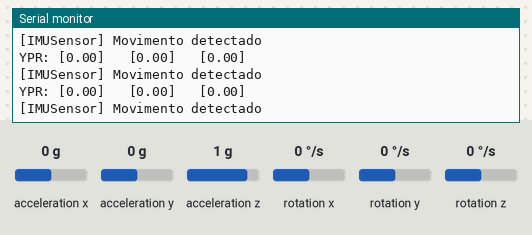
The program below on a simulated ESP32. Parts: the last lines printed to the serial monitor. The inputs (shaded band) are chosen by the test bench; at power-on: acceleration x 0 g, acceleration z 1 g, acceleration y 0 g, rotation z 0 °/s, rotation x 0 °/s, rotation y 0 °/s.

Above: at 1.7 s.
1.8 s: acceleration x set to -1.4 g
At 3.26 s:
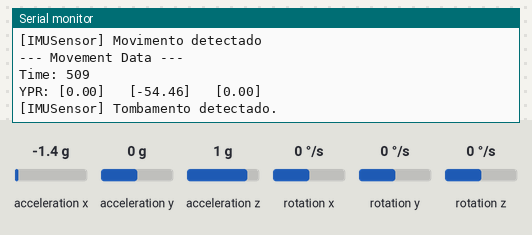
3.8 s: acceleration z set to -1.4 g
At 4.02 s:
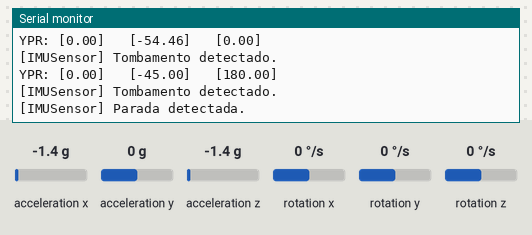
5.5 s: acceleration y set to -1.4 g
At 6.33 s:
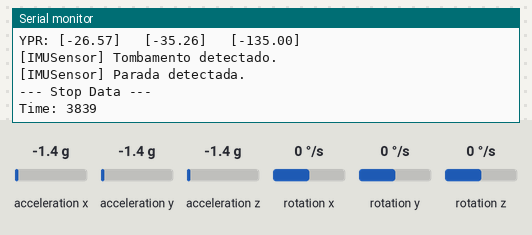
7.6 s: rotation z set to -192 °/s
At 7.61 s:
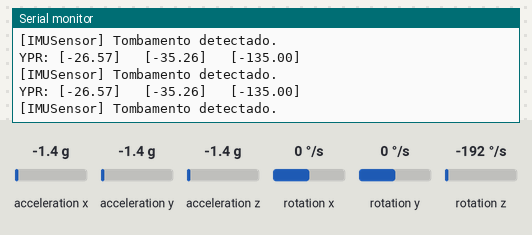
Timing chart, 0 to 10.1 s (numbered marks = the images above; inputs shaded):
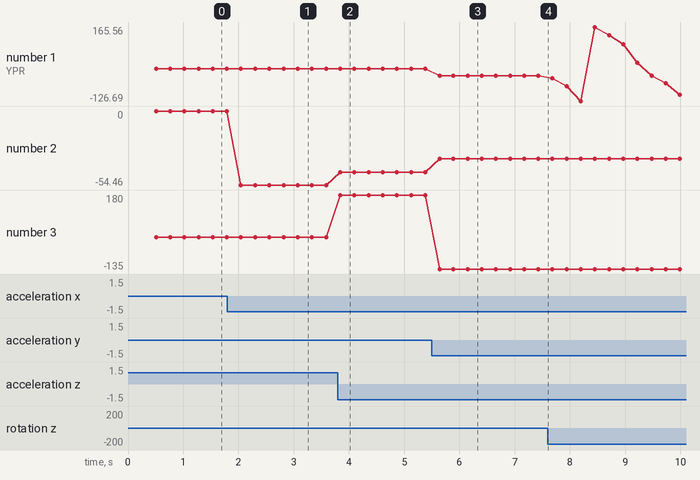

Measured:
- after the input at 1.8 s, the serial monitor: prints a new line after 0.24 s (image 1)
- after the input at 3.8 s, the serial monitor: prints a new line at once (image 2)
- after the input at 5.5 s, the serial monitor: prints a new line after 0.14 s (image 3)
- plotted number 1: 0 → -26.57 after the input at 5.5 s, -26.57 → -101.8 after the input at 7.6 s
- plotted number 2: 0 → -54.46 after the input at 1.8 s, -54.46 → -45 after the input at 3.8 s, -45 → -35.26 after the input at 5.5 s
- plotted number 3: 0 → 180 after the input at 3.8 s, 180 → -135 after the input at 5.5 s

The program:

main.cpp
```cpp
// (licence header left out)
#include "IMUSensorLib.h"
#include "Watcher.h"

IMUSensor *imu;

void setup()
{
    Serial.begin(115200);

    WatcherClass* watcher = new WatcherClass();

    // Configurando sensibilidade das detecções.
    IMUTippingSettings_t tippingSettings;
    tippingSettings.MinimumSamples = 25;
    tippingSettings.TippingStartThreshold = 140;

    IMUMovementSettings_t movementSettings;
    movementSettings.MinimumSamples = 10;
    movementSettings.StartThreshold = 0.7;

    IMUStopSettings_t stopSettings;
    stopSettings.MinimumSamples = 10;
    stopSettings.StartThreshold = 0.7;

    // Instanciando o sensor e configurando-o.
    imu = IMUFactory::create(IMUModel_e::IMU_MODEL_MPU6050, Wire);
    imu->attach(watcher);
    imu->configureTipping(tippingSettings);
    imu->configureMovementDetection(movementSettings);
    imu->configureStopDetection(stopSettings);
    imu->start(250);
}

void loop()
{
    if(imu->getTippedState())
        imu->stop();
}
```

Watcher.h
```cpp
// (licence header left out)
#pragma once

#include "IMUSensorLib.h"

/**
 * @brief Classe que carecteriza um observador genérico.
 *
 */
class WatcherClass : public IIMUObserver
{
public:
    /**
     * @brief Método construtor do WatcherClass.
     *
     */
    WatcherClass(){}
    /**
     * @brief Evento ocorrido quando o objeto tombar.
     *
     */
    void OnTipping(IMUTippingData_t data);

    /**
     * @brief Evento ocorrido quando o objeto se movimentar.
     *
     */
    void OnMovement(IMUMovementData_t data);

    /**
     * @brief Evento ocorrido quando o objeto parar.
     *
     */
    void OnStop(IMUStopData_t data);
};
```

Watcher.cpp
```cpp
// (licence header left out)
#include "Watcher.h"

void WatcherClass::OnTipping(IMUTippingData_t data)
{
    Serial.printf("\n\n--- Tipping Data ---");
    Serial.printf("\nTime: %d", data.StartTime);
    Serial.printf("\nSide: %s", (data.Side == 0) ? "left" : "right");

    // for(auto axisData : data.AxisMeasurements)
    // {
    //     Serial.printf("\n\n--- Axis data ---");
    //     Serial.printf("\nAccX: %.2f", axisData.Acc_X);
    //     Serial.printf("\nAccY: %.2f", axisData.Acc_Y);
    //     Serial.printf("\nAccZ: %.2f", axisData.Acc_Z);
    //     Serial.printf("\nGyroX: %.2f", axisData.Gyro_X);
    //     Serial.printf("\nGyroY: %.2f", axisData.Gyro_Y);
    //     Serial.printf("\nGyroZ: %.2f", axisData.Gyro_Z);
    //     Serial.printf("\nYaw: %.2f", axisData.Yaw);
    //     Serial.printf("\nPitch: %.2f", axisData.Pitch);
    //     Serial.printf("\nRoll: %.2f", axisData.Roll);
    //     Serial.printf("\nTime: %d", axisData.Time);
    // }
}

void WatcherClass::OnMovement(IMUMovementData_t data)
{
    Serial.printf("\n\n--- Movement Data ---");
    Serial.printf("\nTime: %d", data.StartTime);
}

void WatcherClass::OnStop(IMUStopData_t data)
{
    Serial.printf("\n\n--- Stop Data ---");
    Serial.printf("\nTime: %d", data.StartTime);
}
```
